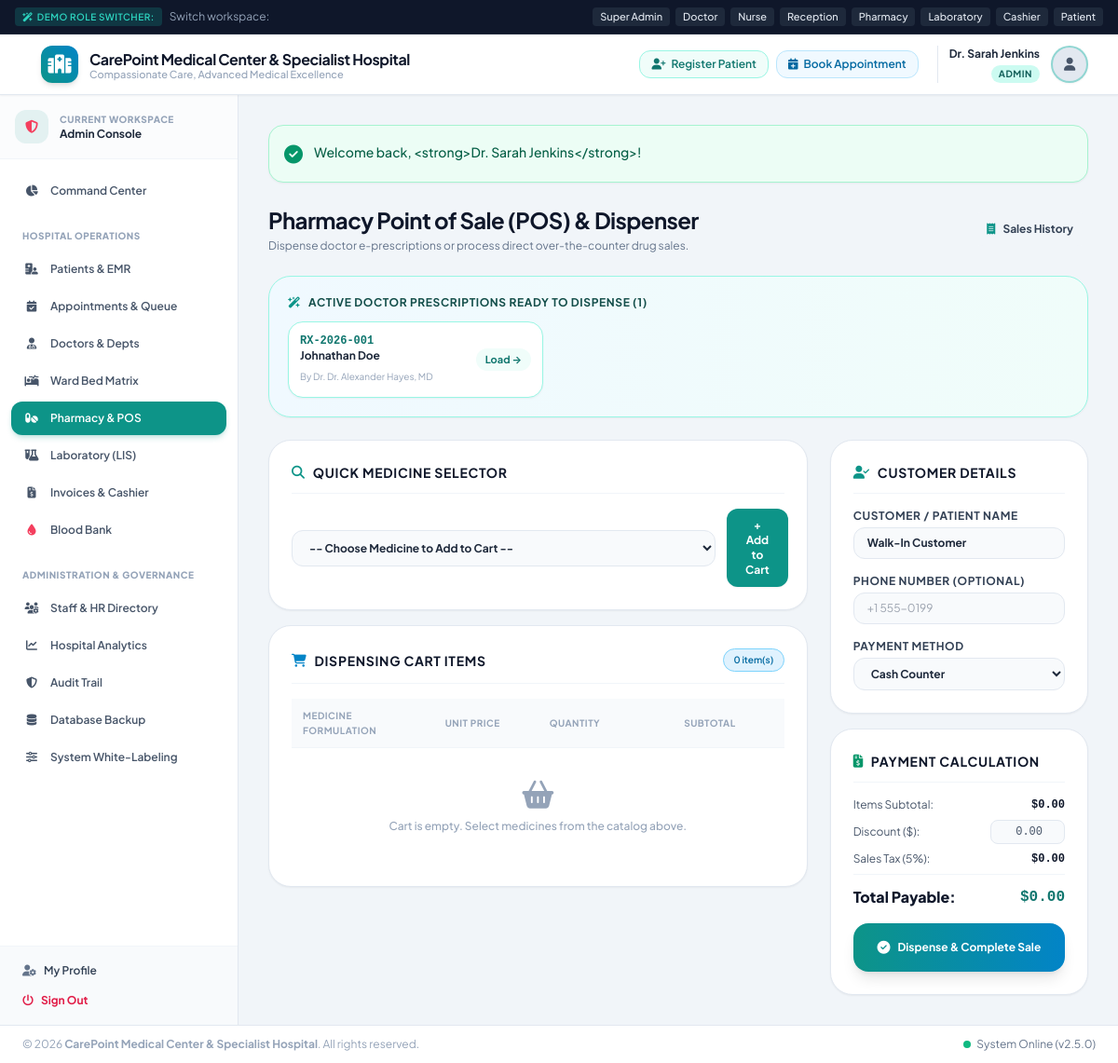
/modules/pharmacy/pos.php (signed in), run on the app's committed database.
### tables this page shows
CREATE TABLE IF NOT EXISTS `prescriptions` (
  `id` INT AUTO_INCREMENT PRIMARY KEY,
  `prescription_number` VARCHAR(50) NOT NULL UNIQUE,
  `consultation_id` INT NULL,
  `patient_id` INT NOT NULL,
  `doctor_id` INT NOT NULL,
  `diagnosis` TEXT NULL,
  `advice` TEXT NULL,
  `follow_up_date` DATE NULL,
  `status` ENUM('Active', 'Dispensed', 'Cancelled') DEFAULT 'Active',
  `created_at` TIMESTAMP DEFAULT CURRENT_TIMESTAMP,
  FOREIGN KEY (`consultation_id`) REFERENCES `opd_consultations`(`id`) ON DELETE SET NULL,
  FOREIGN KEY (`patient_id`) REFERENCES `patients`(`id`) ON DELETE CASCADE,
  FOREIGN KEY (`doctor_id`) REFERENCES `doctors`(`id`) ON DELETE CASCADE
);

CREATE TABLE IF NOT EXISTS `patients` (
  `id` INT AUTO_INCREMENT PRIMARY KEY,
  `user_id` INT NULL UNIQUE,
  `mrn` VARCHAR(50) NOT NULL UNIQUE,
  `full_name` VARCHAR(150) NOT NULL,
  `email` VARCHAR(120) NULL,
  `phone` VARCHAR(30) NOT NULL,
  `gender` ENUM('Male', 'Female', 'Other') NOT NULL,
  `date_of_birth` DATE NOT NULL,
  `blood_group` ENUM('A+', 'A-', 'B+', 'B-', 'O+', 'O-', 'AB+', 'AB-', 'Unknown') DEFAULT 'Unknown',
  `address` TEXT NULL,
  `emergency_contact_name` VARCHAR(150) NULL,
  `emergency_contact_phone` VARCHAR(30) NULL,
  `emergency_contact_relation` VARCHAR(60) NULL,
  `allergies` TEXT NULL,
  `chronic_diseases` TEXT NULL,
  `created_at` TIMESTAMP DEFAULT CURRENT_TIMESTAMP,
  `updated_at` TIMESTAMP DEFAULT CURRENT_TIMESTAMP ON UPDATE CURRENT_TIMESTAMP,
  FOREIGN KEY (`user_id`) REFERENCES `users`(`id`) ON DELETE SET NULL
);

CREATE TABLE IF NOT EXISTS `users` (
  `id` INT AUTO_INCREMENT PRIMARY KEY,
  `username` VARCHAR(60) NOT NULL UNIQUE,
  `password_hash` VARCHAR(255) NOT NULL,
  `full_name` VARCHAR(150) NOT NULL,
  `email` VARCHAR(120) NOT NULL UNIQUE,
  `phone` VARCHAR(30) NULL,
  `role` ENUM('admin', 'doctor', 'nurse', 'receptionist', 'pharmacist', 'lab_tech', 'accountant', 'patient') NOT NULL DEFAULT 'patient',
  `avatar` VARCHAR(255) NULL,
  `status` ENUM('active', 'inactive', 'suspended') NOT NULL DEFAULT 'active',
  `created_at` TIMESTAMP DEFAULT CURRENT_TIMESTAMP,
  `updated_at` TIMESTAMP DEFAULT CURRENT_TIMESTAMP ON UPDATE CURRENT_TIMESTAMP
);

### config/helpers.php (called while the page is built, shortened)
<?php
function e(?string $string): string {
    return htmlspecialchars($string ?? '', ENT_QUOTES, 'UTF-8');
}
function getSetting(string $key, $default = null) {
    static $settingsCache = null;
    $pdo = Database::getConnection();
    if ($settingsCache === null) {
        $settingsCache = [];
        try {
            $stmt = $pdo->query("SELECT `key`, `value` FROM system_settings");
            while ($row = $stmt->fetch()) {
                $settingsCache[$row['key']] = $row['value'];
            }
        } catch (Exception $e) {
            return $default;
        }
    }
    return $settingsCache[$key] ?? $default;
}

### modules/pharmacy/pos.php (the view, shortened to what this page needs)
<?php
require_once __DIR__ . '/../../includes/header.php';
$pdo = Database::getConnection();
$prescriptions = $pdo->query("SELECT p.*, pat.full_name as patient_name, pat.mrn, u.full_name as doctor_name
                              FROM prescriptions p
                              JOIN patients pat ON p.patient_id = pat.id
                              JOIN doctors d ON p.doctor_id = d.id
                              JOIN users u ON d.user_id = u.id
                              WHERE p.status = 'Active'
                              ORDER BY p.created_at DESC")->fetchAll();
$taxRate = (float)getSetting('tax_percentage', 5.00);
?>
<div class="space-y-6">
    <div class="flex flex-col sm:flex-row sm:items-center sm:justify-between gap-4">
        <div>
            <h1 class="text-2xl font-bold text-slate-900 tracking-tight">Pharmacy Point of Sale (POS) & Dispenser</h1>
            <p class="text-xs text-slate-500 mt-1">Dispense doctor e-prescriptions or process direct over-the-counter drug sales.</p>
        </div>
        <div class="flex items-center space-x-2">
            <a href="sales.php" class="px-4 py-2.5 bg-slate-100 hover:bg-slate-200 text-slate-700 text-xs font-bold rounded-xl transition">
                <i class="fa-solid fa-receipt mr-1.5 text-teal-600"></i> Sales History
            </a>
        </div>
    </div>
    <?php if (!empty($prescriptions)): ?>
        <div class="bg-gradient-to-r from-sky-50 to-teal-50 rounded-3xl p-5 border border-teal-200 shadow-sm space-y-3">
            <div class="flex items-center justify-between">
                <h3 class="text-xs font-bold text-teal-900 uppercase tracking-wider flex items-center">
                    <i class="fa-solid fa-wand-magic-sparkles text-teal-600 mr-2"></i> Active Doctor Prescriptions Ready to Dispense (<?= count($prescriptions) ?>)
                </h3>
            </div>
            <div class="grid grid-cols-1 sm:grid-cols-2 md:grid-cols-3 gap-2">
                <?php foreach ($prescriptions as $pRx): ?>
                    <button type="button" onclick="loadPrescription(<?= $pRx['id'] ?>, '<?= addslashes($pRx['patient_name']) ?>', '<?= $pRx['patient_id'] ?>')" class="p-3 bg-white hover:bg-teal-100/50 rounded-2xl border border-teal-200 text-left transition shadow-sm flex items-center justify-between">
                        <div>
                            <span class="font-mono font-bold text-teal-700 text-xs block"><?= e($pRx['prescription_number']) ?></span>
                            <span class="font-bold text-slate-800 text-xs block"><?= e($pRx['patient_name']) ?></span>
                            <span class="text-[10px] text-slate-400">By Dr. <?= e($pRx['doctor_name']) ?></span>
                        </div>
                        <span class="px-2.5 py-1 rounded-xl bg-teal-50 text-teal-700 font-bold text-[11px]">Load &rarr;</span>
                    </button>
                <?php endforeach; ?>
            </div>
        </div>
    <?php endif; ?>
    <form method="POST" action="" id="pos-form" class="grid grid-cols-1 lg:grid-cols-3 gap-6">
        <div class="lg:col-span-2 space-y-4">
            <div class="bg-white rounded-3xl p-6 border border-slate-200 shadow-sm space-y-4">
                <div class="flex items-center justify-between border-b border-slate-100 pb-3">
                    <h3 class="text-sm font-bold text-slate-900 uppercase tracking-wider flex items-center">
                        <i class="fa-solid fa-magnifying-glass text-teal-600 mr-2"></i> Quick Medicine Selector
                    </h3>
                </div>
                <div class="flex items-center space-x-3">
                    <select id="catalog-select" class="flex-1 px-3.5 py-2.5 bg-slate-50 border border-slate-200 rounded-xl text-xs font-bold focus:ring-2 focus:ring-teal-500 focus:bg-white focus:outline-none">
                        <option value="">-- Choose Medicine to Add to Cart --</option>
                    </select>
                    <button type="button" onclick="addSelectedMedicine()" class="px-5 py-2.5 bg-teal-600 hover:bg-teal-700 text-white rounded-xl text-xs font-bold transition shadow-sm">
                        + Add to Cart
                    </button>
                </div>
            </div>
            <div class="bg-white rounded-3xl p-6 border border-slate-200 shadow-sm space-y-4">
                <div class="flex items-center justify-between border-b border-slate-100 pb-3">
                    <h3 class="text-sm font-bold text-slate-900 uppercase tracking-wider flex items-center">
                        <i class="fa-solid fa-cart-shopping text-sky-600 mr-2"></i> Dispensing Cart Items
                    </h3>
                    <span id="cart-item-count" class="badge badge-primary text-[10px]">0 item(s)</span>
                </div>
                <div class="overflow-x-auto">
                    <table class="w-full text-left text-xs" id="cart-table">
                        <thead class="bg-slate-50 text-slate-400 font-bold uppercase text-[10px] tracking-wider border-b border-slate-100">
                            <tr>
                                <th class="py-2.5 px-3">Medicine Formulation</th>
                                <th class="py-2.5 px-3 w-28">Unit Price</th>
                                <th class="py-2.5 px-3 w-28">Quantity</th>
                                <th class="py-2.5 px-3 text-right w-28">Subtotal</th>
                                <th class="py-2.5 px-3 text-right w-10"></th>
                            </tr>
                        </thead>
                        <tbody class="divide-y divide-slate-100 font-medium" id="cart-tbody">
                            <tr id="empty-cart-row">
                                <td colspan="5" class="py-8 text-center text-slate-400">
                                    <i class="fa-solid fa-basket-shopping text-3xl mb-2 block"></i>
                                    Cart is empty. Select medicines from the catalog above.
                                </td>
                            </tr>
                        </tbody>
                    </table>
                </div>
            </div>
        </div>
        <div class="space-y-4">
            <div class="bg-white rounded-3xl p-6 border border-slate-200 shadow-sm space-y-4">
                <h3 class="text-sm font-bold text-slate-900 uppercase tracking-wider flex items-center border-b border-slate-100 pb-3">
                    <i class="fa-solid fa-user-check text-teal-600 mr-2"></i> Customer Details
                </h3>
                <div>
                    <label class="block text-xs font-bold text-slate-700 uppercase tracking-wider mb-1">Customer / Patient Name</label>
                    <input type="text" name="customer_name" id="pos_customer_name" value="Walk-In Customer" required class="w-full px-3.5 py-2 bg-slate-50 border border-slate-200 rounded-xl text-xs font-bold focus:ring-2 focus:ring-teal-500 focus:bg-white focus:outline-none">
                </div>
                <div>
                    <label class="block text-xs font-bold text-slate-700 uppercase tracking-wider mb-1">Phone Number (Optional)</label>
                    <input type="tel" name="customer_phone" placeholder="+1 555-0199" class="w-full px-3.5 py-2 bg-slate-50 border border-slate-200 rounded-xl text-xs focus:ring-2 focus:ring-teal-500 focus:bg-white focus:outline-none">
                </div>
                <div>
                    <label class="block text-xs font-bold text-slate-700 uppercase tracking-wider mb-1">Payment Method</label>
                    <select name="payment_method" class="w-full px-3.5 py-2 bg-slate-50 border border-slate-200 rounded-xl text-xs font-bold focus:ring-2 focus:ring-teal-500 focus:bg-white focus:outline-none">
                        <option value="Cash">Cash Counter</option>
                    </select>
                </div>
            </div>
            <div class="bg-white rounded-3xl p-6 border border-slate-200 shadow-sm space-y-4">
                <h3 class="text-sm font-bold text-slate-900 uppercase tracking-wider flex items-center border-b border-slate-100 pb-3">
                    <i class="fa-solid fa-file-invoice-dollar text-emerald-600 mr-2"></i> Payment Calculation
                </h3>
                <div class="space-y-2 text-xs">
                    <div class="flex justify-between text-slate-600">
                        <span>Items Subtotal:</span>
                        <span class="font-bold font-mono text-slate-900" id="calc-subtotal">$0.00</span>
                    </div>
                    <div class="flex justify-between items-center text-slate-600">
                        <span>Discount ($):</span>
                        <input type="number" step="0.01" name="discount" id="pos-discount" value="0.00" min="0" oninput="calculateTotals()" class="w-20 px-2 py-1 bg-slate-50 border border-slate-200 rounded-lg text-right font-mono text-xs focus:outline-none">
                    </div>
                    <div class="flex justify-between text-slate-600">
                        <span>Sales Tax (<?= $taxRate ?>%):</span>
                        <span class="font-bold font-mono text-slate-900" id="calc-tax">$0.00</span>
                    </div>
                    <div class="pt-3 border-t border-slate-100 flex justify-between text-base font-black text-slate-900">
                        <span>Total Payable:</span>
                        <span class="text-teal-700 font-mono" id="calc-total">$0.00</span>
                    </div>
                </div>
                <button type="submit" class="w-full py-4 bg-gradient-to-r from-teal-600 to-sky-600 hover:from-teal-700 hover:to-sky-700 text-white font-bold rounded-2xl shadow-lg transition transform hover:-translate-y-0.5 text-xs flex items-center justify-center space-x-2">
                    <i class="fa-solid fa-circle-check text-sm"></i>
                    <span>Dispense & Complete Sale</span>
                </button>
            </div>
        </div>
    </form>
</div>
<?php require_once __DIR__ . '/../../includes/footer.php'; ?>

### assets/css/style.css (style rules this page uses)
body { font-family: 'Plus Jakarta Sans', -apple-system, BlinkMacSystemFont, "Segoe UI", Roboto, sans-serif; color: #1e293b; background-color: #f8fafc; }
.badge { display: inline-flex; align-items: center; padding: 0.25rem 0.65rem; font-size: 0.75rem; font-weight: 600; border-radius: 9999px; }
.badge-primary { background-color: #e0f2fe; color: #0369a1; border: 1px solid #7dd3fc; }

### data on the page
prescriptions: prescription_number "RX-2026-001", patient.full_name "Johnathan Doe", users.full_name "Dr. Alexander Hayes, MD"

### other printed values
$hospitalName "CarePoint Medical Center & Specialist Hospital"
$hospitalTagline "Compassionate Care, Advanced Medical Excellence"
$user['name'] "Dr. Sarah Jenkins"
$user['role'] "ADMIN"
$userRole "Admin"
$flash['message'] "Welcome back, <strong>Dr. Sarah Jenkins</strong>!"
count($prescriptions) "1"
$taxRate "5"
getSetting('hospital_name', DEFAULT_HOSPITAL_NAME) "CarePoint Medical Center & Specialist Hospital"
APP_VERSION "2.5.0"
